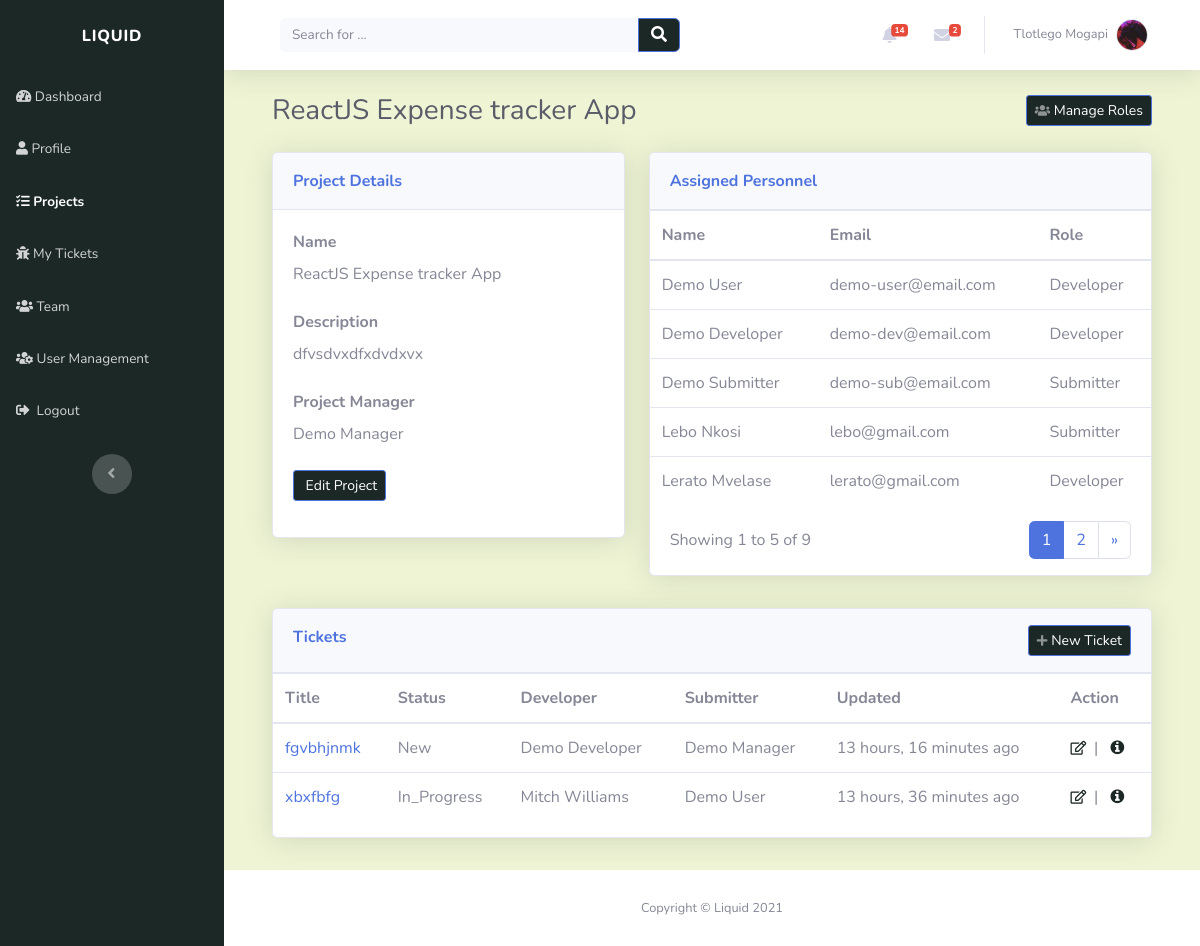
/projects/reactjs-expense-tracker-app-qkhvylyg/ (signed in), run on an earlier commit of the app's database.
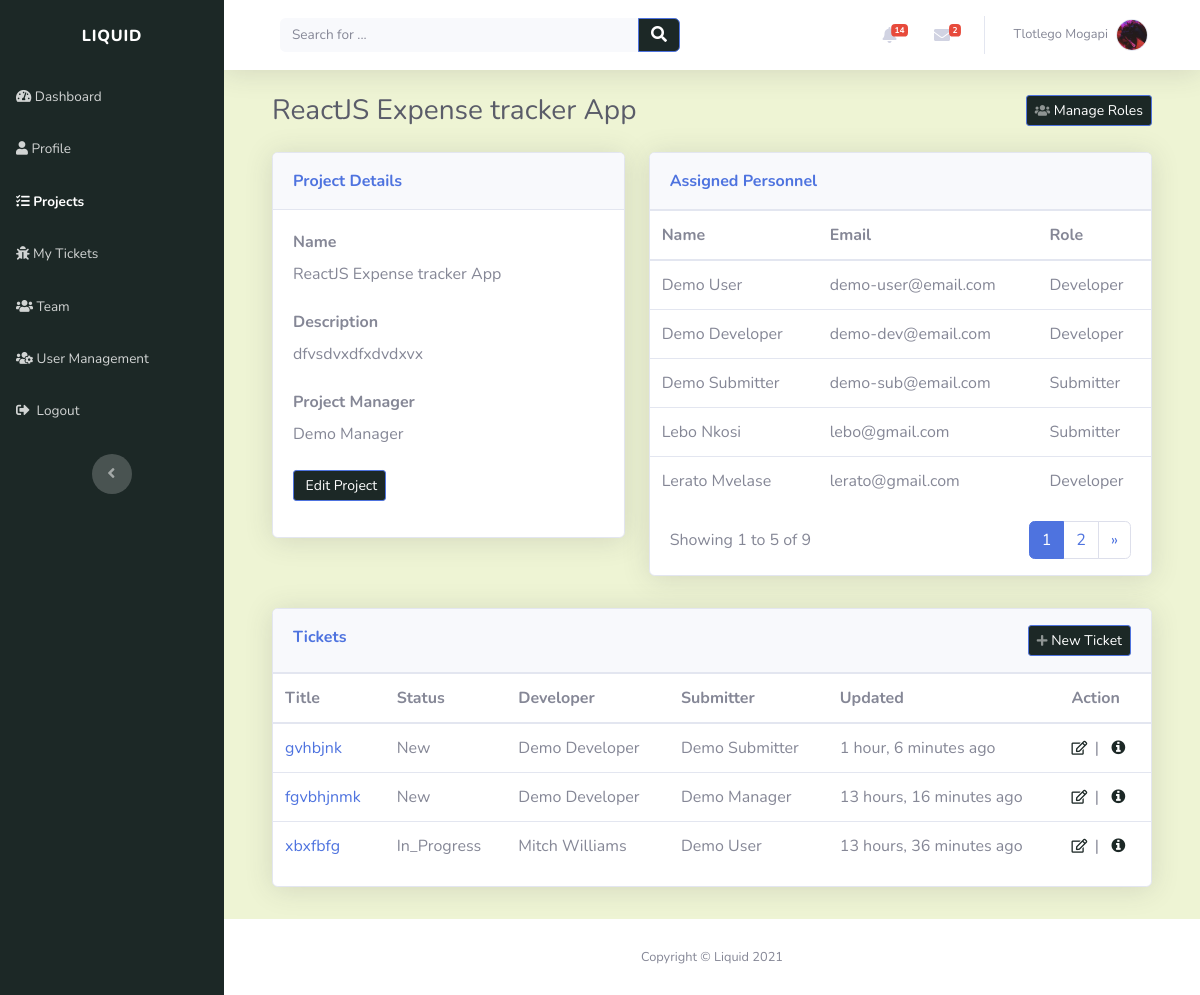
And on a later commit of the database.
### projects/models.py (models this page shows, shortened)
class ProjectRole(models.Model):
    ROLE = (
        ('Admin', 'Admin'),
        ('Project Manager', 'Project Manager'),
        ('Developer', 'Developer'),
        ('Submitter', 'Submitter'),
        ('Unassigned', 'Unassigned'),
    )
    user = models.ForeignKey(Profile, on_delete=models.CASCADE)
    project = models.ForeignKey(Project, on_delete=models.CASCADE)
    user_role = models.CharField(max_length=20, choices=ROLE, default='Un-assigned')
    created_on = models.DateTimeField(verbose_name="date added", auto_now_add=True)

### account/models.py (models this page shows, shortened)
class Profile(models.Model):
    user = models.OneToOneField(settings.AUTH_USER_MODEL, on_delete=models.CASCADE, unique=True)
    profile_picture = models.ImageField(default='profile_images/default.jpg', upload_to='profile_images', blank=True)
    website = models.URLField(blank=True)
    first_name = models.CharField(max_length=30, blank=True)
    last_name = models.CharField(max_length=30, blank=True)
    address = models.CharField(max_length=50, blank=True)
    city = models.CharField(max_length=50, blank=True)
    country = models.CharField(max_length=50, blank=True)
    slug = models.SlugField(unique=True, blank=True)
    def __str__(self):
        return self.user.email

class Account(AbstractBaseUser):
    email = models.EmailField(verbose_name="email", max_length=30, unique=True)
    username = models.CharField(max_length=30, unique=True)
    date_created = models.DateTimeField(verbose_name="date created", auto_now_add=True)
    last_login = models.DateTimeField(verbose_name="last login", auto_now=True)
    is_admin = models.BooleanField(default=False)
    is_staff = models.BooleanField(default=True)
    is_active = models.BooleanField(default=True)
    is_super_user = models.BooleanField(default=False)
    USERNAME_FIELD = 'email'
    REQUIRED_FIELDS = ['username']
    objects = AccountManager()

### tickets/models.py (models this page shows, shortened)
class Ticket(models.Model):
    TICKET_PRIORITY = (
        ('LOW', 'Low'),
        ('MEDIUM', 'Medium'),
        ('HIGH', 'High'),
    )
    TICKET_STATUS = (
        ('NEW', 'New'),
        ('IN_PROGRESS', 'In Progress'),
        ('RESOLVED', 'Resolved'),
    )
    TICKET_TYPE = (
        ('TASK', 'Task'),
        ('BUG', 'Bug'),
        ('CHANGE', 'Change'),
        ('FEATURE', 'Feature request')
    )
    title = models.CharField(max_length=50)
    description = models.CharField(max_length=200)
    created_by = models.ForeignKey(Profile, on_delete=models.CASCADE)
    project = models.ForeignKey(Project, related_name="tickets", on_delete=models.CASCADE)
    created_on = models.DateTimeField(verbose_name="created_on", auto_now_add=True)
    updated = models.DateTimeField(verbose_name="date updated", auto_now=True)
    priority = models.CharField(max_length=12, choices=TICKET_PRIORITY, default='LOW')
    status = models.CharField(max_length=12, choices=TICKET_STATUS, default='NEW')
    class_type = models.CharField(max_length=12, choices=TICKET_TYPE, default='TASK')
    slug = models.SlugField(unique=True, blank=True)

### projects/views.py (the view)
# urls.py: path('<slug:slug>/', views.project_detail_view, name="view_project"),
@login_required(login_url='login_page')
def project_detail_view(request, slug):
    context = {}
    project = get_object_or_404(Project, slug=slug)
    context['project'] = project
    user = request.user
    user_profile = get_object_or_404(Profile, user=user)
    user_project_role = ProjectRole.objects.filter(project=project).filter(user=user_profile).first()
    context['user_project_role'] = user_project_role
    users = ProjectRole.objects.filter(project=project).exclude(user_role="Project Manager").order_by('user__first_name')
    page = request.GET.get('page', 1)
    users_paginator = Paginator(users, USERS_PER_PAGE)
    try:
        users = users_paginator.page(page)
    except PageNotAnInteger:
        users = users_paginator.page(USERS_PER_PAGE)
    except EmptyPage:
        users = users_paginator.page(users_paginator.num_pages)
    tickets = project.tickets.all().order_by('-created_on')
    context['tickets'] = tickets
    context['user_roles'] = users
    context['manager_role'] = ProjectRole.objects.filter(project=project).filter(user_role="Project Manager").first()
    return render(request, "projects/project_detail.html", context)

### index/custom_processors.py (called while the page is built)
def profile_processor(request):
    if request.user.is_authenticated:
        user = request.user
        user_profile = get_object_or_404(Profile, user=user)
        user_messages = DirectMessage.objects.filter(receiver=user_profile).order_by('-created_on')[:5]
        user_alerts = Alert.objects.filter(user=user_profile).order_by('-created_on')[:5]
        return {'profile': user_profile, 'direct_messages': user_messages, 'alerts': user_alerts}
    else:
        return{}

### projects/models.py (called while the page is built)
    def __str__(self):
        return self.name

### projects/templates/projects/project_detail.html (shortened to what the changed rows need)
{% extends "index/header.html" %}
{% block content %}
<div class="container-fluid">
	<div class="row mb-3">
		<div class="col-lg-7">
			<div class="row">
				<div class="col">
					<div class="card shadow mb-3">
						<div class="table-responsive table mt-0" id="dataTable" role="grid"
							aria-describedby="dataTable_info">
							<table class="table my-0" id="dataTable" aria-describedby="users">
								<thead>
									<tr>
										<th scope="col">Name</th>
										<th scope="col">Email</th>
										<th scope="col">Role</th>
									</tr>
								</thead>
								<tbody>
									{% for user in user_roles %}
									<tr style="white-space: nowrap">
										<td>{{user.user.first_name}} {{user.user.last_name}}</td>
										<td>{{ user.user }}</td>
										<td>{{ user.user_role|title }}</td>
									</tr>
									{%endfor%}
								</tbody>
							</table>
						</div>
						<div style="margin-left: 20px; margin-right: 20px">
							{% include 'projects/snippets/users_pagination.html' with users=user_roles %}
						</div>
					</div>
				</div>
			</div>
		</div>
	</div>
	<div class="row mb-3">
		<div class="col-lg-12">
			<div class="row">
				<div class="col">
					<div class="card shadow mb-3">
						{% if tickets %}
						<div class="table-responsive table mt-0" id="dataTable" role="grid"
							aria-describedby="dataTable_info">
							<table class="table my-0" id="dataTable" aria-describedby="projects">
								<thead>
									<tr>
										<th scope="col">Title</th>
										<th scope="col">Status</th>
										<th scope="col">Developer</th>
										<th scope="col">Submitter</th>
										<th scope="col">Updated</th>
										<th scope="col">Action</th>
									</tr>
								</thead>
								<tbody>
									{%for ticket in tickets %} {% include "projects/snippets/project_ticket.html" %} {%endfor%}
								</tbody>
							</table>
						</div>
						{% else %}
						<div style="padding-top: 20px" class="text-center">
							<p><strong>Project Has No Tickets.</strong></p>
						</div>
						{% endif %}
					</div>
				</div>
			</div>
		</div>
	</div>
</div>
{% endblock %}

### projects/templates/projects/snippets/project_ticket.html
<tr style="white-space: nowrap">
	<td><a href="{% url 'view_ticket' ticket.slug %}">{{ ticket.title | truncatechars:40 }}</a></td>
    <td>{{ ticket.status|title }}</td>
    {% with assignee=ticket.ticketassignee_set.all.first.user %}
    <td>{{ assignee.first_name }} {{ assignee.last_name }}</td>
    {% endwith %}
    <td>{{ ticket.created_by.first_name }} {{ ticket.created_by.last_name }}</td>
	<td>{{ ticket.updated|timesince }} ago</td>
	<td>{% include "tickets/snippets/ticket_action.html" %}</td>
</tr>

### tickets/templates/tickets/snippets/ticket_action.html
<a role="button" href="{% url 'edit_ticket' ticket.slug %}" style="color: rgb(28, 40, 38)" title="Edit"
	><em class="far fa-edit fa-sm">&nbsp</em></a
>
|&nbsp&nbsp
<a role="button" href="{% url 'view_ticket' ticket.slug %}" style="color: rgb(28, 40, 38)" title="More information"
	><em class="fa fa-info-circle">&nbsp</em></a
>

What changed in the data, as far as the page shows it:
added Ticket: title "gvhbjnk", status "New", ticketassignee_set.all.first.user.first_name "Demo", ticketassignee_set.all.first.user.last_name "Developer", created_by.first_name "Demo", created_by.last_name "Submitter", updated "1 hour, 6 minutes"
